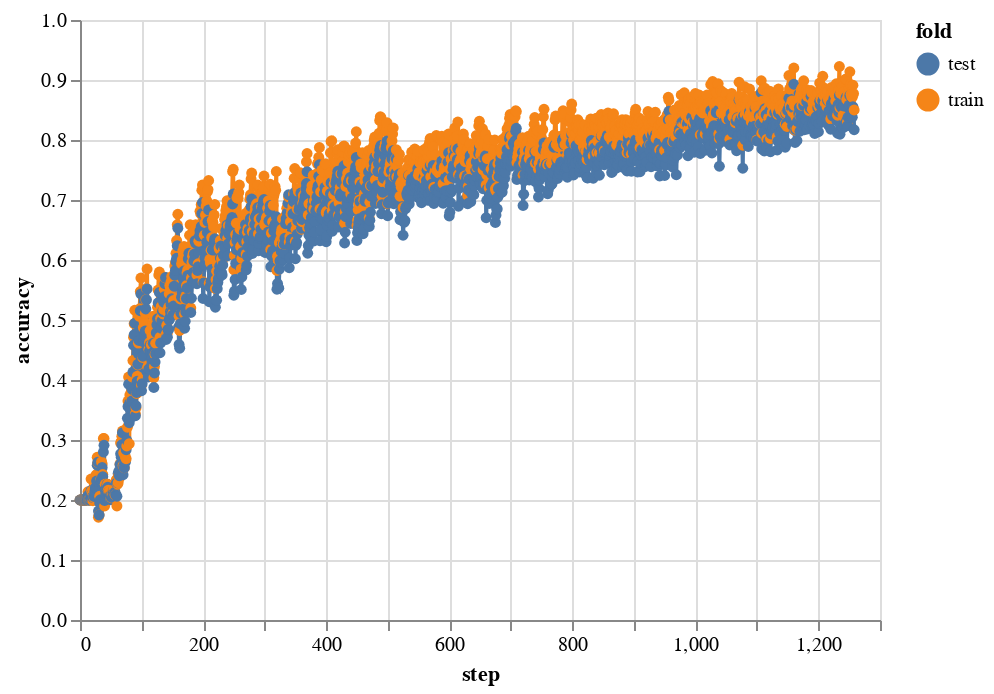

Write notebook code for a chart like this one.
### Code cell
n_tasksets = 500
taskset_epochs = 10

rows = []
step = 0

for task_set_id, tasks in enumerate(tqdm(dataloader, total=n_tasksets)):
    
    if task_set_id > 50:
        taskset_epochs = 5
    if task_set_id > 100:
        taskset_epochs = 2
    if task_set_id > 200:
        taskset_epochs = 1

    for e in range(taskset_epochs):
        X_train, Y_train = tasks["train"]
        X_test, Y_test = tasks["test"]

        X_train, X_test, Y_train, Y_test = [t.to(device) for t in [X_train, X_test, Y_train, Y_test]]


        train_losses = []
        train_accs = []

        test_losses = []
        test_accs = []
        loss_sum = 0
        

        for t_id, (x_train, y_train, x_test, y_test) in enumerate(zip(X_train, Y_train, X_test, Y_test)):
        
            tn = hypernet(x_train, y_train)
            
            y_pred_train = tn(x_train)
            
            y_pred_test = tn(x_test)

            loss = loss_fn(y_pred_train, y_train) + loss_fn(y_pred_test, y_test)
            
            loss_sum = loss_sum + loss
            
            train_acc = (y_pred_train.argmax(dim=1) == y_train).sum() / len(y_train)
            
            train_losses.append(loss.item())
            train_accs.append(train_acc.item())
            
            test_acc = (y_pred_test.argmax(dim=1) == y_test).sum() / len(y_test)
            test_accs.append(test_acc.item())
            

        loss_sum.backward()
        h_opt.step()
        h_opt.zero_grad()
        
        train_row = {
            "step": step,
            "task_set_id": task_set_id,
            "epoch": e,
            "loss": np.mean(train_losses).item(),
            "accuracy":np.mean(train_accs).item(),
            "fold": "train",
        }
        
        test_row = {
            "step": step,
            "task_set_id": task_set_id,
            "epoch": e,
            "loss": np.mean(train_losses).item(),
            "accuracy":np.mean(test_accs).item(),
            "fold": "test",
        }
        rows.extend([train_row, test_row])
        step += 1
#         if e == taskset_epochs - 1:
#             print(row)
        
        df = pd.DataFrame(rows)
        chart = alt.Chart(data=df).mark_line(point=True).encode(x="step", y="accuracy", color="fold")
        clear_output()

        display(chart)
        
    
    if task_set_id == n_tasksets-1:
        break

### Figure 1 — Vega-Lite specification as saved in the notebook (floating-point values rounded to 4 significant figures; data arrays with more than 128 entries replaced by an {"elided": "..."} marker saying what was removed)
{"config": {"view": {"continuousWidth": 400, "continuousHeight": 300}}, "data": {"name": "data-0c9e3f161824a697e6e4deaa840b853b"}, "mark": {"type": "line", "point": true}, "encoding": {"color": {"type": "nominal", "field": "fold"}, "x": {"type": "quantitative", "field": "step"}, "y": {"type": "quantitative", "field": "accuracy"}}, "$schema": "https://vega.github.io/schema/vega-lite/v4.8.1.json", "datasets": {"data-0c9e3f161824a697e6e4deaa840b853b": {"elided": "2518 records"}}}
